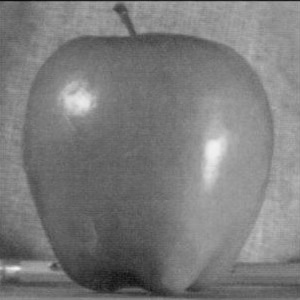
#> input picture blend/apple.jpeg, 300 x 300 px
$ python -i corner_solvexxx.py   (imports and definitions only)
#> lines starting #> are read from the running program, lines starting #| are printed output that depends on the picture; after the words box and inside, x2 and y2 are one past the last pixel; in counts of white or black regions, pixels touching at a corner belong together
#> further down, picture is the input picture: shape (300, 300, 3); min 11, max 242, mean 123.3
import numpy as np
import scipy
import cv2

def compute_corners(I):
  rng = np.random.RandomState(int(np.sum(I.astype(np.float32))))
  sz = I.shape[:2]
#> sz = (300, 300)
  corners = rng.rand(*sz)
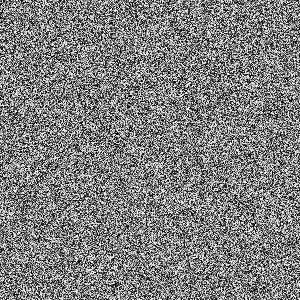
#> corners: shape (300, 300) float64; min 2.31e-06, max 1, mean 0.501
  response = corners
  I_gray = cv2.cvtColor(I, cv2.COLOR_BGR2GRAY)
  I_gray = I_gray.astype(np.float32) / 255.
  # print(I_gray)

  dx = scipy.signal.convolve2d(I_gray, np.array([[1, 0, -1], [2, 0, -2], [1, 0, -1]]), boundary='symm', mode='same')
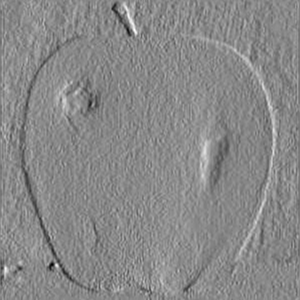
#> dx: shape (300, 300) float64; min -0.749, max 0.651, mean 0.00292; drawn with min black and max white
  dy = scipy.signal.convolve2d(I_gray, np.array([[1, 0, -1], [2, 0, -2], [1, 0, -1]]).T, boundary='symm', mode='same')
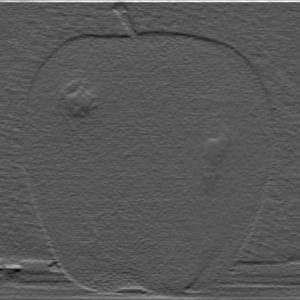
#> dy: shape (300, 300) float64; min -1.13, max 2.18, mean 0.0102; drawn with min black and max white
  Ixx = dx ** 2
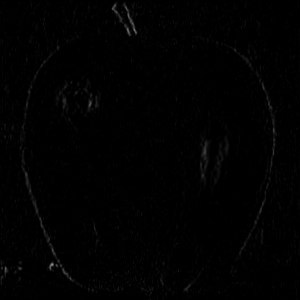
#> Ixx: shape (300, 300) float64; min 0, max 0.561, mean 0.0071
  Ixy = dy * dx
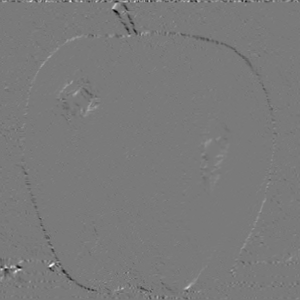
#> Ixy: shape (300, 300) float64; min -0.355, max 0.384, mean -0.000364; drawn with min black and max white
  Iyy = dy ** 2

  height, weight = I_gray.shape
#> height = 300; weight = 300
  offset = 1
  sigma = 0.8
  a = 0.05

  # compute response
  for i in range(offset, height - offset):
    for j in range(offset, weight - offset):
      window_x = scipy.signal.windows.gaussian((2 * offset + 1), std=sigma)
      window_y = scipy.signal.windows.gaussian((2 * offset + 1), std=sigma)
      window = np.outer(window_x, window_y)
      S_xx = Ixx[i - offset:i + offset + 1, j - offset:j + offset + 1]
      S_yy = Iyy[i - offset:i + offset + 1, j - offset:j + offset + 1]
      S_xy = Ixy[i - offset:i + offset + 1, j - offset:j + offset + 1]
      S_xx = np.sum(window * S_xx)
      S_yy = np.sum(window * S_yy)
      S_xy = np.sum(window * S_xy)

      det = (S_xx * S_yy) - (S_xy ** 2)
      trace = S_xx + S_yy
      response[i, j] = det - a * trace ** 2
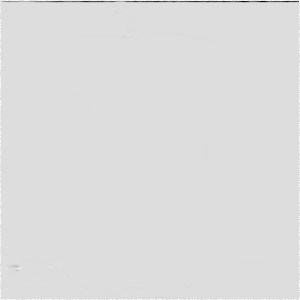
#> response: shape (300, 300) float64; min -6.54, max 1, mean -0.00864; drawn with min black and max white

  det_x0 = Ixx[0] * Iyy[0] - (Ixy[0] ** 2)
#> det_x0 = 300 values, max 4.34e-19 at index 2, min -6.94e-18 at index 242, mean -4.21e-20
  trace_x0 = Ixx[0] + Iyy[0]
#> trace_x0 = 300 values, max 2.64 at index 223, min 1.05 at index 21, mean 2.09
  response[0] = det_x0 - a * trace_x0 ** 2
  det_xm1 = Ixx[-1] * Iyy[-1] - (Ixy[-1] ** 2)
#> det_xm1 = 300 values from 0 to 0
  trace_xm1 = Ixx[-1] + Iyy[-1]
#> trace_xm1 = 300 values, max 0.152 at index 187, min 0 at index 267, mean 0.0171
  response[-1] = det_xm1 - a * trace_xm1 ** 2
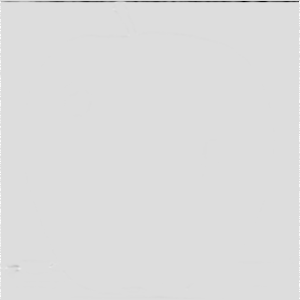
#> response: shape (300, 300) float64; min -6.54, max 1, mean -0.0128; drawn with min black and max white
  det_y0 = Ixx[:, 0] * Iyy[:, 0] - (Ixy[:, 0] ** 2)
#> det_y0 = 300 values from 0 to 0
  trace_y0 = Ixx[:, 0] + Iyy[:, 0]
#> trace_y0 = 300 values, max 1.94 at index 1, min 0.000154 at index 227, mean 0.0369
  response[:, 0] = det_y0 - a * trace_y0 ** 2
#> response: shape (300, 300) float64; 0.33% of pixels changed, all inside (x1, y1, x2, y2) = (0, 1, 1, 299)
  det_ym1 = Ixx[:, -1] * Iyy[:, -1] - (Ixy[:, -1] ** 2)
#> det_ym1 = 300 values from 0 to 0
  trace_ym1 = Ixx[:, -1] + Iyy[:, -1]
#> trace_ym1 = 300 values, max 4.05 at index 1, min 3.08e-05 at index 236, mean 0.0398
  response[:, -1] = det_ym1 - a * trace_ym1 ** 2
#> response: shape (300, 300) float64; min -6.54, max 0.455, mean -0.016

  # [15 lines of commented-out code are left out]
  threshold = 0.0000001
  adaptive_threshold = threshold * np.max(response)
#> adaptive_threshold = 4.55e-08

  # NMS
  offset = 1
  newcorners = np.zeros((height, weight), dtype=corners.dtype)
  for i in range(offset, height - offset):
    for j in range(offset, weight - offset):
      window = response[i - offset:i + offset + 1, j - offset:j + offset + 1]
      peak = np.amax(window)
      if response[i, j] == peak and response[i, j] > adaptive_threshold:
        newcorners[i, j] = peak

  corners = newcorners
  #response = (response - np.min(response)) / (response.max() - response.min())

  corners = corners * 255.
  corners = np.clip(corners, 0, 255)
  corners = corners.astype(np.uint8)

  response = response * 255.
  response = np.clip(response, 0, 255)
  response = response.astype(np.uint8)

  return response, corners

>>> import cv2
>>> picture = cv2.imread('blend/apple.jpeg')
>>> result = compute_corners(picture)

$ run again, on blend/orange.jpeg
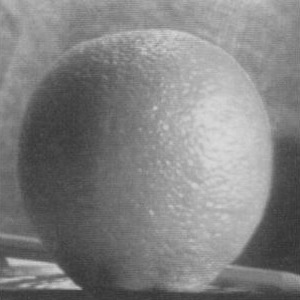
#> input picture blend/orange.jpeg, 300 x 300 px
#> picture is the input picture: shape (300, 300, 3); min 50, max 218, mean 129.3
#> after the loop in compute_corners, `for i in range(offset, height - offset):`:
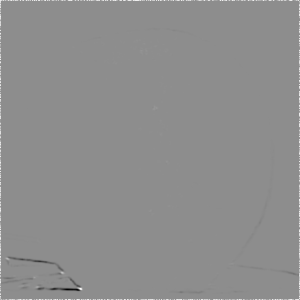
#> response: shape (300, 300) float64; min -1.43, max 1.15, mean 0.00466; drawn with min black and max white
#> det_x0 = 300 values from 0 to 0
#> trace_x0 = 300 values, max 0.0652 at index 230, min 0.000154 at index 98, mean 0.0119
#> det_xm1 = 300 values from 0 to 0
#> trace_xm1 = 300 values, max 0.0501 at index 0, min 3.08e-05 at index 67, mean 0.00655
#> det_y0 = 300 values from 0 to 0
#> trace_y0 = 300 values, max 0.51 at index 282, min 0.000123 at index 109, mean 0.0196
#> det_ym1 = 300 values from 0 to 0
#> trace_ym1 = 300 values, max 0.737 at index 275, min 0 at index 202, mean 0.0181
#> in compute_corners, `response[:, -1] = det_ym1 - a * trace_ym1 ** 2`:
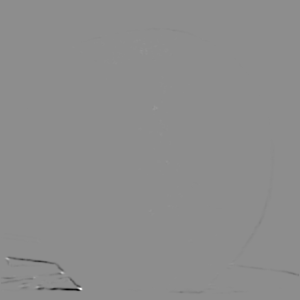
#> response: shape (300, 300) float64; min -1.43, max 1.15, mean -0.00208; drawn with min black and max white
#> adaptive_threshold = 1.15e-07
